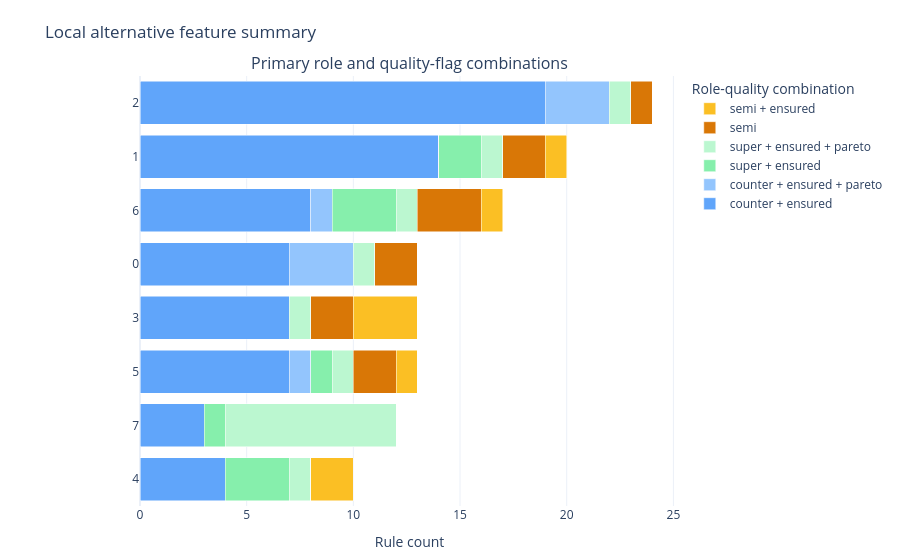

Source (notebook cell):
### Markdown cell above
Limit the display to the most involved features.

### Code cell
alt = alternatives[0].plot(
    style="plotly.local.alternative_feature_summary",
    show=True,
    filter_top_features=10,
)

### Figure 1 — Plotly figure (JSON) as saved in the notebook; plotly's stock layout.template omitted (floating-point values rounded to 4 significant figures)
{"data": [{"customdata": [19, 14, 8, 7, 7, 7, 3, 4], "hovertemplate": "%{hovertext}<extra></extra>", "hovertext": ["feature: 2<br>feature index: 2<br>current value: -2.0984040353186995<br>role-quality: counter + ensured<br>primary role: counter<br>quality flags: ensured<br>count: 19<br>share within feature: 0.792<br>rule ids/ranks: rule-4 (rank 5), rule-20 (rank 21), rule-22 (rank 23), rule-23 (rank 24), rule-30 (rank 31), rule-35 (rank 36), rule-38 (rank 39), rule-40 (rank 41), +11 more<br>role sources: ce_metadata=19, rule_metadata=0, heuristic=0, unavailable=0", "feature: 1<br>feature index: 1<br>current value: -0.06611522595320368<br>role-quality: counter + ensured<br>primary role: counter<br>quality flags: ensured<br>count: 14<br>share within feature: 0.700<br>rule ids/ranks: rule-1 (rank 2), rule-15 (rank 16), rule-18 (rank 19), rule-19 (rank 20), rule-20 (rank 21), rule-37 (rank 38), rule-38 (rank 39), rule-40 (rank 41), +6 more<br>role sources: ce_metadata=14, rule_metadata=0, heuristic=0, unavailable=0", "feature: 6<br>feature index: 6<br>current value: 0.30687180572231354<br>role-quality: counter + ensured<br>primary role: counter<br>quality flags: ensured<br>count: 8<br>share within feature: 0.471<br>rule ids/ranks: rule-9 (rank 10), rule-19 (rank 20), rule-23 (rank 24), rule-37 (rank 38), rule-41 (rank 42), rule-42 (rank 43), rule-50 (rank 51), rule-51 (rank 52)<br>role sources: ce_metadata=8, rule_metadata=0, heuristic=0, unavailable=0", "feature: 0<br>feature index: 0<br>current value: -0.4224987168254349<br>role-quality: counter + ensured<br>primary role: counter<br>quality flags: ensured<br>count: 7<br>share within feature: 0.538<br>rule ids/ranks: rule-13 (rank 14), rule-15 (rank 16), rule-37 (rank 38), rule-38 (rank 39), rule-45 (rank 46), rule-49 (rank 50), rule-56 (rank 57)<br>role sources: ce_metadata=7, rule_metadata=0, heuristic=0, unavailable=0", "feature: 3<br>feature index: 3<br>current value: 0.25748738048707853<br>role-quality: counter + ensured<br>primary role: counter<br>quality flags: ensured<br>count: 7<br>share within feature: 0.538<br>rule ids/ranks: rule-13 (rank 14), rule-18 (rank 19), rule-22 (rank 23), rule-42 (rank 43), rule-43 (rank 44), rule-44 (rank 45), rule-45 (rank 46)<br>role sources: ce_metadata=7, rule_metadata=0, heuristic=0, unavailable=0", "feature: 5<br>feature index: 5<br>current value: 1.1045544214720489<br>role-quality: counter + ensured<br>primary role: counter<br>quality flags: ensured<br>count: 7<br>share within feature: 0.538<br>rule ids/ranks: rule-35 (rank 36), rule-40 (rank 41), rule-44 (rank 45), rule-48 (rank 49), rule-50 (rank 51), rule-51 (rank 52), rule-55 (rank 56)<br>role sources: ce_metadata=7, rule_metadata=0, heuristic=0, unavailable=0", "feature: 7<br>feature index: 7<br>current value: 2.7736367156223083<br>role-quality: counter + ensured<br>primary role: counter<br>quality flags: ensured<br>count: 3<br>share within feature: 0.250<br>rule ids/ranks: rule-54 (rank 55), rule-55 (rank 56), rule-56 (rank 57)<br>role sources: ce_metadata=3, rule_metadata=0, heuristic=0, unavailable=0", "feature: 4<br>feature index: 4<br>current value: -1.5187459901338642<br>role-quality: counter + ensured<br>primary role: counter<br>quality flags: ensured<br>count: 4<br>share within feature: 0.400<br>rule ids/ranks: rule-30 (rank 31), rule-47 (rank 48), rule-48 (rank 49), rule-49 (rank 50)<br>role sources: ce_metadata=4, rule_metadata=0, heuristic=0, unavailable=0"], "marker": {"color": "#60a5fa"}, "meta": {"panel": "role_quality", "role_quality_key": "counter__ensured"}, "name": "counter + ensured", "orientation": "h", "type": "bar", "x": [19, 14, 8, 7, 7, 7, 3, 4], "xaxis": "x", "y": ["2", "1", "6", "0", "3", "5", "7", "4"], "yaxis": "y"}, {"customdata": [3, 0, 1, 3, 0, 1, 0, 0], "hovertemplate": "%{hovertext}<extra></extra>", "hovertext": ["feature: 2<br>feature index: 2<br>current value: -2.0984040353186995<br>role-quality: counter + ensured + pareto<br>primary role: counter<br>quality flags: ensured, pareto<br>count: 3<br>share within feature: 0.125<br>rule ids/ranks: rule-16 (rank 17), rule-39 (rank 40), rule-52 (rank 53)<br>role sources: ce_metadata=3, rule_metadata=0, heuristic=0, unavailable=0", "feature: 1<br>feature index: 1<br>current value: -0.06611522595320368<br>role-quality: counter + ensured + pareto<br>primary role: counter<br>quality flags: ensured, pareto<br>count: 0<br>share within feature: 0.000<br>rule ids/ranks: <br>role sources: ce_metadata=0, rule_metadata=0, heuristic=0, unavailable=0", "feature: 6<br>feature index: 6<br>current value: 0.30687180572231354<br>role-quality: counter + ensured + pareto<br>primary role: counter<br>quality flags: ensured, pareto<br>count: 1<br>share within feature: 0.059<br>rule ids/ranks: rule-52 (rank 53)<br>role sources: ce_metadata=1, rule_metadata=0, heuristic=0, unavailable=0", "feature: 0<br>feature index: 0<br>current value: -0.4224987168254349<br>role-quality: counter + ensured + pareto<br>primary role: counter<br>quality flags: ensured, pareto<br>count: 3<br>share within feature: 0.231<br>rule ids/ranks: rule-16 (rank 17), rule-39 (rank 40), rule-52 (rank 53)<br>role sources: ce_metadata=3, rule_metadata=0, heuristic=0, unavailable=0", "feature: 3<br>feature index: 3<br>current value: 0.25748738048707853<br>role-quality: counter + ensured + pareto<br>primary role: counter<br>quality flags: ensured, pareto<br>count: 0<br>share within feature: 0.000<br>rule ids/ranks: <br>role sources: ce_metadata=0, rule_metadata=0, heuristic=0, unavailable=0", "feature: 5<br>feature index: 5<br>current value: 1.1045544214720489<br>role-quality: counter + ensured + pareto<br>primary role: counter<br>quality flags: ensured, pareto<br>count: 1<br>share within feature: 0.077<br>rule ids/ranks: rule-39 (rank 40)<br>role sources: ce_metadata=1, rule_metadata=0, heuristic=0, unavailable=0", "feature: 7<br>feature index: 7<br>current value: 2.7736367156223083<br>role-quality: counter + ensured + pareto<br>primary role: counter<br>quality flags: ensured, pareto<br>count: 0<br>share within feature: 0.000<br>rule ids/ranks: <br>role sources: ce_metadata=0, rule_metadata=0, heuristic=0, unavailable=0", "feature: 4<br>feature index: 4<br>current value: -1.5187459901338642<br>role-quality: counter + ensured + pareto<br>primary role: counter<br>quality flags: ensured, pareto<br>count: 0<br>share within feature: 0.000<br>rule ids/ranks: <br>role sources: ce_metadata=0, rule_metadata=0, heuristic=0, unavailable=0"], "marker": {"color": "#93c5fd"}, "meta": {"panel": "role_quality", "role_quality_key": "counter__ensured__pareto"}, "name": "counter + ensured + pareto", "orientation": "h", "type": "bar", "x": [3, 0, 1, 3, 0, 1, 0, 0], "xaxis": "x", "y": ["2", "1", "6", "0", "3", "5", "7", "4"], "yaxis": "y"}, {"customdata": [0, 2, 3, 0, 0, 1, 1, 3], "hovertemplate": "%{hovertext}<extra></extra>", "hovertext": ["feature: 2<br>feature index: 2<br>current value: -2.0984040353186995<br>role-quality: super + ensured<br>primary role: super<br>quality flags: ensured<br>count: 0<br>share within feature: 0.000<br>rule ids/ranks: <br>role sources: ce_metadata=0, rule_metadata=0, heuristic=0, unavailable=0", "feature: 1<br>feature index: 1<br>current value: -0.06611522595320368<br>role-quality: super + ensured<br>primary role: super<br>quality flags: ensured<br>count: 2<br>share within feature: 0.100<br>rule ids/ranks: rule-29 (rank 30), rule-53 (rank 54)<br>role sources: ce_metadata=2, rule_metadata=0, heuristic=0, unavailable=0", "feature: 6<br>feature index: 6<br>current value: 0.30687180572231354<br>role-quality: super + ensured<br>primary role: super<br>quality flags: ensured<br>count: 3<br>share within feature: 0.176<br>rule ids/ranks: rule-10 (rank 11), rule-28 (rank 29), rule-53 (rank 54)<br>role sources: ce_metadata=3, rule_metadata=0, heuristic=0, unavailable=0", "feature: 0<br>feature index: 0<br>current value: -0.4224987168254349<br>role-quality: super + ensured<br>primary role: super<br>quality flags: ensured<br>count: 0<br>share within feature: 0.000<br>rule ids/ranks: <br>role sources: ce_metadata=0, rule_metadata=0, heuristic=0, unavailable=0", "feature: 3<br>feature index: 3<br>current value: 0.25748738048707853<br>role-quality: super + ensured<br>primary role: super<br>quality flags: ensured<br>count: 0<br>share within feature: 0.000<br>rule ids/ranks: <br>role sources: ce_metadata=0, rule_metadata=0, heuristic=0, unavailable=0", "feature: 5<br>feature index: 5<br>current value: 1.1045544214720489<br>role-quality: super + ensured<br>primary role: super<br>quality flags: ensured<br>count: 1<br>share within feature: 0.077<br>rule ids/ranks: rule-8 (rank 9)<br>role sources: ce_metadata=1, rule_metadata=0, heuristic=0, unavailable=0", "feature: 7<br>feature index: 7<br>current value: 2.7736367156223083<br>role-quality: super + ensured<br>primary role: super<br>quality flags: ensured<br>count: 1<br>share within feature: 0.083<br>rule ids/ranks: rule-53 (rank 54)<br>role sources: ce_metadata=1, rule_metadata=0, heuristic=0, unavailable=0", "feature: 4<br>feature index: 4<br>current value: -1.5187459901338642<br>role-quality: super + ensured<br>primary role: super<br>quality flags: ensured<br>count: 3<br>share within feature: 0.300<br>rule ids/ranks: rule-7 (rank 8), rule-28 (rank 29), rule-29 (rank 30)<br>role sources: ce_metadata=3, rule_metadata=0, heuristic=0, unavailable=0"], "marker": {"color": "#86efac"}, "meta": {"panel": "role_quality", "role_quality_key": "super__ensured"}, "name": "super + ensured", "orientation": "h", "type": "bar", "x": [0, 2, 3, 0, 0, 1, 1, 3], "xaxis": "x", "y": ["2", "1", "6", "0", "3", "5", "7", "4"], "yaxis": "y"}, {"customdata": [1, 1, 1, 1, 1, 1, 8, 1], "hovertemplate": "%{hovertext}<extra></extra>", "hovertext": ["feature: 2<br>feature index: 2<br>current value: -2.0984040353186995<br>role-quality: super + ensured + pareto<br>primary role: super<br>quality flags: ensured, pareto<br>count: 1<br>share within feature: 0.042<br>rule ids/ranks: rule-21 (rank 22)<br>role sources: ce_metadata=1, rule_metadata=0, heuristic=0, unavailable=0", "feature: 1<br>feature index: 1<br>current value: -0.06611522595320368<br>role-quality: super + ensured + pareto<br>primary role: super<br>quality flags: ensured, pareto<br>count: 1<br>share within feature: 0.050<br>rule ids/ranks: rule-17 (rank 18)<br>role sources: ce_metadata=1, rule_metadata=0, heuristic=0, unavailable=0", "feature: 6<br>feature index: 6<br>current value: 0.30687180572231354<br>role-quality: super + ensured + pareto<br>primary role: super<br>quality flags: ensured, pareto<br>count: 1<br>share within feature: 0.059<br>rule ids/ranks: rule-36 (rank 37)<br>role sources: ce_metadata=1, rule_metadata=0, heuristic=0, unavailable=0", "feature: 0<br>feature index: 0<br>current value: -0.4224987168254349<br>role-quality: super + ensured + pareto<br>primary role: super<br>quality flags: ensured, pareto<br>count: 1<br>share within feature: 0.077<br>rule ids/ranks: rule-12 (rank 13)<br>role sources: ce_metadata=1, rule_metadata=0, heuristic=0, unavailable=0", "feature: 3<br>feature index: 3<br>current value: 0.25748738048707853<br>role-quality: super + ensured + pareto<br>primary role: super<br>quality flags: ensured, pareto<br>count: 1<br>share within feature: 0.077<br>rule ids/ranks: rule-24 (rank 25)<br>role sources: ce_metadata=1, rule_metadata=0, heuristic=0, unavailable=0", "feature: 5<br>feature index: 5<br>current value: 1.1045544214720489<br>role-quality: super + ensured + pareto<br>primary role: super<br>quality flags: ensured, pareto<br>count: 1<br>share within feature: 0.077<br>rule ids/ranks: rule-31 (rank 32)<br>role sources: ce_metadata=1, rule_metadata=0, heuristic=0, unavailable=0", "feature: 7<br>feature index: 7<br>current value: 2.7736367156223083<br>role-quality: super + ensured + pareto<br>primary role: super<br>quality flags: ensured, pareto<br>count: 8<br>share within feature: 0.667<br>rule ids/ranks: rule-11 (rank 12), rule-12 (rank 13), rule-17 (rank 18), rule-21 (rank 22), rule-24 (rank 25), rule-26 (rank 27), rule-31 (rank 32), rule-36 (rank 37)<br>role sources: ce_metadata=8, rule_metadata=0, heuristic=0, unavailable=0", "feature: 4<br>feature index: 4<br>current value: -1.5187459901338642<br>role-quality: super + ensured + pareto<br>primary role: super<br>quality flags: ensured, pareto<br>count: 1<br>share within feature: 0.100<br>rule ids/ranks: rule-26 (rank 27)<br>role sources: ce_metadata=1, rule_metadata=0, heuristic=0, unavailable=0"], "marker": {"color": "#bbf7d0"}, "meta": {"panel": "role_quality", "role_quality_key": "super__ensured__pareto"}, "name": "super + ensured + pareto", "orientation": "h", "type": "bar", "x": [1, 1, 1, 1, 1, 1, 8, 1], "xaxis": "x", "y": ["2", "1", "6", "0", "3", "5", "7", "4"], "yaxis": "y"}, {"customdata": [1, 2, 3, 2, 2, 2, 0, 0], "hovertemplate": "%{hovertext}<extra></extra>", "hovertext": ["feature: 2<br>feature index: 2<br>current value: -2.0984040353186995<br>role-quality: semi<br>primary role: semi<br>quality flags: none<br>count: 1<br>share within feature: 0.042<br>rule ids/ranks: rule-3 (rank 4)<br>role sources: ce_metadata=1, rule_metadata=0, heuristic=0, unavailable=0", "feature: 1<br>feature index: 1<br>current value: -0.06611522595320368<br>role-quality: semi<br>primary role: semi<br>quality flags: none<br>count: 2<br>share within feature: 0.100<br>rule ids/ranks: rule-2 (rank 3), rule-34 (rank 35)<br>role sources: ce_metadata=2, rule_metadata=0, heuristic=0, unavailable=0", "feature: 6<br>feature index: 6<br>current value: 0.30687180572231354<br>role-quality: semi<br>primary role: semi<br>quality flags: none<br>count: 3<br>share within feature: 0.176<br>rule ids/ranks: rule-14 (rank 15), rule-25 (rank 26), rule-33 (rank 34)<br>role sources: ce_metadata=3, rule_metadata=0, heuristic=0, unavailable=0", "feature: 0<br>feature index: 0<br>current value: -0.4224987168254349<br>role-quality: semi<br>primary role: semi<br>quality flags: none<br>count: 2<br>share within feature: 0.154<br>rule ids/ranks: rule-0 (rank 1), rule-14 (rank 15)<br>role sources: ce_metadata=2, rule_metadata=0, heuristic=0, unavailable=0", "feature: 3<br>feature index: 3<br>current value: 0.25748738048707853<br>role-quality: semi<br>primary role: semi<br>quality flags: none<br>count: 2<br>share within feature: 0.154<br>rule ids/ranks: rule-5 (rank 6), rule-25 (rank 26)<br>role sources: ce_metadata=2, rule_metadata=0, heuristic=0, unavailable=0", "feature: 5<br>feature index: 5<br>current value: 1.1045544214720489<br>role-quality: semi<br>primary role: semi<br>quality flags: none<br>count: 2<br>share within feature: 0.154<br>rule ids/ranks: rule-33 (rank 34), rule-34 (rank 35)<br>role sources: ce_metadata=2, rule_metadata=0, heuristic=0, unavailable=0", "feature: 7<br>feature index: 7<br>current value: 2.7736367156223083<br>role-quality: semi<br>primary role: semi<br>quality flags: none<br>count: 0<br>share within feature: 0.000<br>rule ids/ranks: <br>role sources: ce_metadata=0, rule_metadata=0, heuristic=0, unavailable=0", "feature: 4<br>feature index: 4<br>current value: -1.5187459901338642<br>role-quality: semi<br>primary role: semi<br>quality flags: none<br>count: 0<br>share within feature: 0.000<br>rule ids/ranks: <br>role sources: ce_metadata=0, rule_metadata=0, heuristic=0, unavailable=0"], "marker": {"color": "#d97706"}, "meta": {"panel": "role_quality", "role_quality_key": "semi"}, "name": "semi", "orientation": "h", "type": "bar", "x": [1, 2, 3, 2, 2, 2, 0, 0], "xaxis": "x", "y": ["2", "1", "6", "0", "3", "5", "7", "4"], "yaxis": "y"}, {"customdata": [0, 1, 1, 0, 3, 1, 0, 2], "hovertemplate": "%{hovertext}<extra></extra>", "hovertext": ["feature: 2<br>feature index: 2<br>current value: -2.0984040353186995<br>role-quality: semi + ensured<br>primary role: semi<br>quality flags: ensured<br>count: 0<br>share within feature: 0.000<br>rule ids/ranks: <br>role sources: ce_metadata=0, rule_metadata=0, heuristic=0, unavailable=0", "feature: 1<br>feature index: 1<br>current value: -0.06611522595320368<br>role-quality: semi + ensured<br>primary role: semi<br>quality flags: ensured<br>count: 1<br>share within feature: 0.050<br>rule ids/ranks: rule-46 (rank 47)<br>role sources: ce_metadata=1, rule_metadata=0, heuristic=0, unavailable=0", "feature: 6<br>feature index: 6<br>current value: 0.30687180572231354<br>role-quality: semi + ensured<br>primary role: semi<br>quality flags: ensured<br>count: 1<br>share within feature: 0.059<br>rule ids/ranks: rule-46 (rank 47)<br>role sources: ce_metadata=1, rule_metadata=0, heuristic=0, unavailable=0", "feature: 0<br>feature index: 0<br>current value: -0.4224987168254349<br>role-quality: semi + ensured<br>primary role: semi<br>quality flags: ensured<br>count: 0<br>share within feature: 0.000<br>rule ids/ranks: <br>role sources: ce_metadata=0, rule_metadata=0, heuristic=0, unavailable=0", "feature: 3<br>feature index: 3<br>current value: 0.25748738048707853<br>role-quality: semi + ensured<br>primary role: semi<br>quality flags: ensured<br>count: 3<br>share within feature: 0.231<br>rule ids/ranks: rule-6 (rank 7), rule-27 (rank 28), rule-32 (rank 33)<br>role sources: ce_metadata=3, rule_metadata=0, heuristic=0, unavailable=0", "feature: 5<br>feature index: 5<br>current value: 1.1045544214720489<br>role-quality: semi + ensured<br>primary role: semi<br>quality flags: ensured<br>count: 1<br>share within feature: 0.077<br>rule ids/ranks: rule-32 (rank 33)<br>role sources: ce_metadata=1, rule_metadata=0, heuristic=0, unavailable=0", "feature: 7<br>feature index: 7<br>current value: 2.7736367156223083<br>role-quality: semi + ensured<br>primary role: semi<br>quality flags: ensured<br>count: 0<br>share within feature: 0.000<br>rule ids/ranks: <br>role sources: ce_metadata=0, rule_metadata=0, heuristic=0, unavailable=0", "feature: 4<br>feature index: 4<br>current value: -1.5187459901338642<br>role-quality: semi + ensured<br>primary role: semi<br>quality flags: ensured<br>count: 2<br>share within feature: 0.200<br>rule ids/ranks: rule-27 (rank 28), rule-46 (rank 47)<br>role sources: ce_metadata=2, rule_metadata=0, heuristic=0, unavailable=0"], "marker": {"color": "#fbbf24"}, "meta": {"panel": "role_quality", "role_quality_key": "semi__ensured"}, "name": "semi + ensured", "orientation": "h", "type": "bar", "x": [0, 1, 1, 0, 3, 1, 0, 2], "xaxis": "x", "y": ["2", "1", "6", "0", "3", "5", "7", "4"], "yaxis": "y"}], "layout": {"annotations": [{"font": {"size": 16}, "showarrow": false, "text": "Primary role and quality-flag combinations", "x": 0.5, "xanchor": "center", "xref": "paper", "y": 1, "yanchor": "bottom", "yref": "paper"}], "barmode": "stack", "legend": {"title": {"text": "Role-quality combination"}}, "margin": {"b": 48, "l": 140, "r": 24, "t": 76}, "meta": {"artifact_type": "plotly.local.alternative_feature_summary", "panel_config": {"filter_top_features": 10, "hover_detail": "compact", "normalize": "count", "show_conjunctions": false, "show_role_quality_summary": true, "sort_by": "total"}}, "title": {"text": "Local alternative feature summary"}, "xaxis": {"anchor": "y", "domain": [0, 1], "title": {"text": "Rule count"}}, "yaxis": {"anchor": "x", "autorange": "reversed", "domain": [0, 1]}}}
